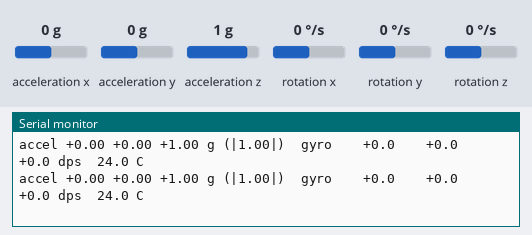
A sketch run on a simulated ESP32. Parts: the last lines printed to the serial monitor. Wiring (inferred from the names in the program): MPU-6050 motion sensor at I2C address 0x68. The inputs (shaded band) are chosen by the test bench; at power-on: rotation x 0 °/s, rotation y 0 °/s, rotation z 0 °/s, acceleration x 0 g, acceleration y 0 g, acceleration z 1 g.

Above: at 1.8 s.
1.9 s: rotation x set to -192 °/s
At 2.5 s:
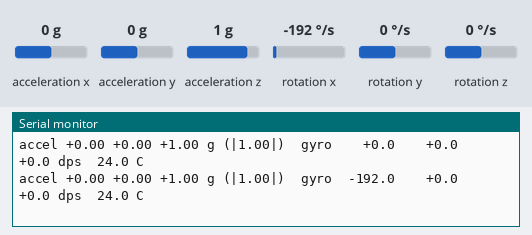
4.1 s: rotation y set to -192 °/s
At 4.5 s:
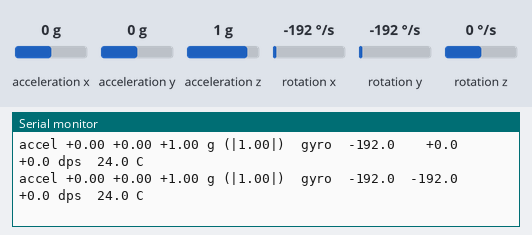
6.1 s: rotation z set to -192 °/s
At 6.6 s:
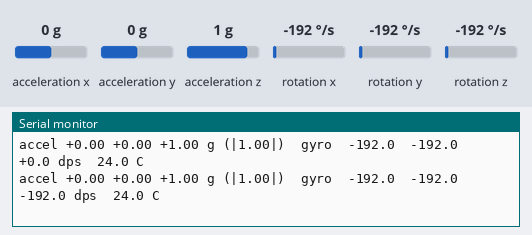
8.1 s: rotation x set to 12 °/s
At 8.6 s:
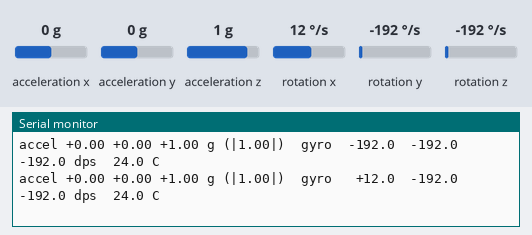
10.1 s: rotation y set to 0 °/s
At 10.6 s:
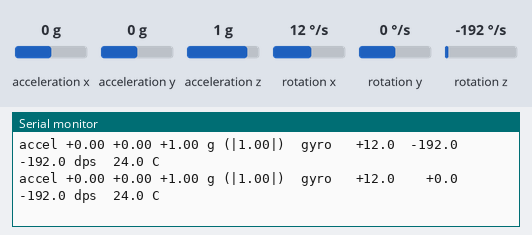
12.1 s: rotation z set to 0 °/s
At 12.6 s:
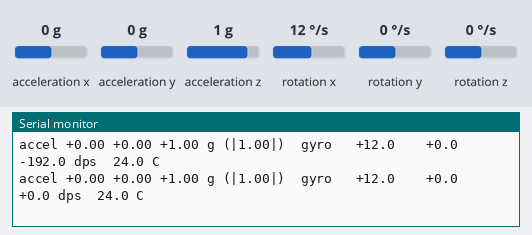

Measured:
- after the input at 1.9 s, the serial monitor: prints a new line after 0.22 s (image 1)
- after the input at 4.1 s, the serial monitor: prints a new line at once (image 2)
- after the input at 6.1 s, the serial monitor: prints a new line at once (image 3)
- after the input at 8.1 s, the serial monitor: prints a new line after 0.06 s (image 4)
- after the input at 10.1 s, the serial monitor: prints a new line after 0.07 s (image 5)
- after the input at 12.1 s, the serial monitor: prints a new line after 0.08 s (image 6)

The sketch:

mpu6050-test.ino
```cpp
// MPU-6050 (GY-521) arrival test — verify each of the 3 boards after soldering headers.
// No libraries needed: raw I2C via Wire.
//
// Wiring (ESP32 DevKit):
//   VCC -> 3V3   (the GY-521 has an onboard regulator, but 3.3 V direct is fine and safest)
//   GND -> GND
//   SDA -> GPIO 21
//   SCL -> GPIO 22
//   (AD0 unconnected/low -> I2C address 0x68)
//
// PASS looks like: WHO_AM_I = 0x68, temp near room, accel magnitude ~1.00 g at rest.
// Tilt the board and watch the axes swap; flick it and watch gyro spikes.

#include <Wire.h>

const uint8_t MPU = 0x68;

void writeReg(uint8_t reg, uint8_t val) {
  Wire.beginTransmission(MPU); Wire.write(reg); Wire.write(val); Wire.endTransmission();
}

void setup() {
  Serial.begin(115200);
  delay(500);
  Wire.begin(21, 22);

  Serial.println("\n=== MPU-6050 arrival test ===");

  // I2C bus scan — should find exactly one device at 0x68
  Serial.print("I2C scan:");
  for (uint8_t a = 1; a < 127; a++) {
    Wire.beginTransmission(a);
    if (Wire.endTransmission() == 0) Serial.printf(" 0x%02X", a);
  }
  Serial.println();

  // WHO_AM_I check (reg 0x75) — genuine MPU-6050 answers 0x68
  Wire.beginTransmission(MPU); Wire.write(0x75); Wire.endTransmission(false);
  Wire.requestFrom(MPU, (uint8_t)1);
  uint8_t who = Wire.read();
  Serial.printf("WHO_AM_I: 0x%02X  (%s)\n", who, who == 0x68 ? "PASS" : "FAIL - unexpected ID");

  writeReg(0x6B, 0x00);  // wake from sleep, internal clock
  delay(100);
}

void loop() {
  // Burst-read accel (6), temp (2), gyro (6) starting at 0x3B
  Wire.beginTransmission(MPU); Wire.write(0x3B); Wire.endTransmission(false);
  Wire.requestFrom(MPU, (uint8_t)14);
  int16_t ax = (Wire.read() << 8) | Wire.read();
  int16_t ay = (Wire.read() << 8) | Wire.read();
  int16_t az = (Wire.read() << 8) | Wire.read();
  int16_t tr = (Wire.read() << 8) | Wire.read();
  int16_t gx = (Wire.read() << 8) | Wire.read();
  int16_t gy = (Wire.read() << 8) | Wire.read();
  int16_t gz = (Wire.read() << 8) | Wire.read();

  float axg = ax / 16384.0, ayg = ay / 16384.0, azg = az / 16384.0;  // +/-2 g range
  float mag = sqrt(axg * axg + ayg * ayg + azg * azg);               // ~1.00 at rest
  float tempC = tr / 340.0 + 36.53;

  Serial.printf("accel %+.2f %+.2f %+.2f g (|%.2f|)  gyro %+7.1f %+7.1f %+7.1f dps  %.1f C\n",
                axg, ayg, azg, mag, gx / 131.0, gy / 131.0, gz / 131.0, tempC);
  delay(500);
}
```
